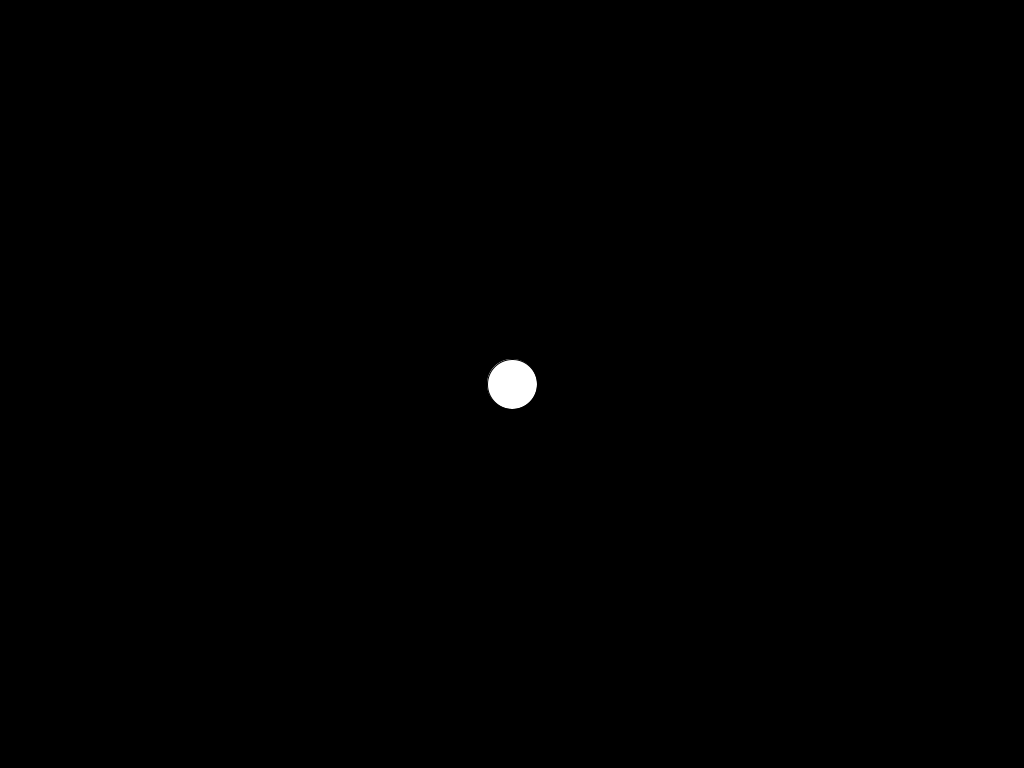
Frame 1 (no input)
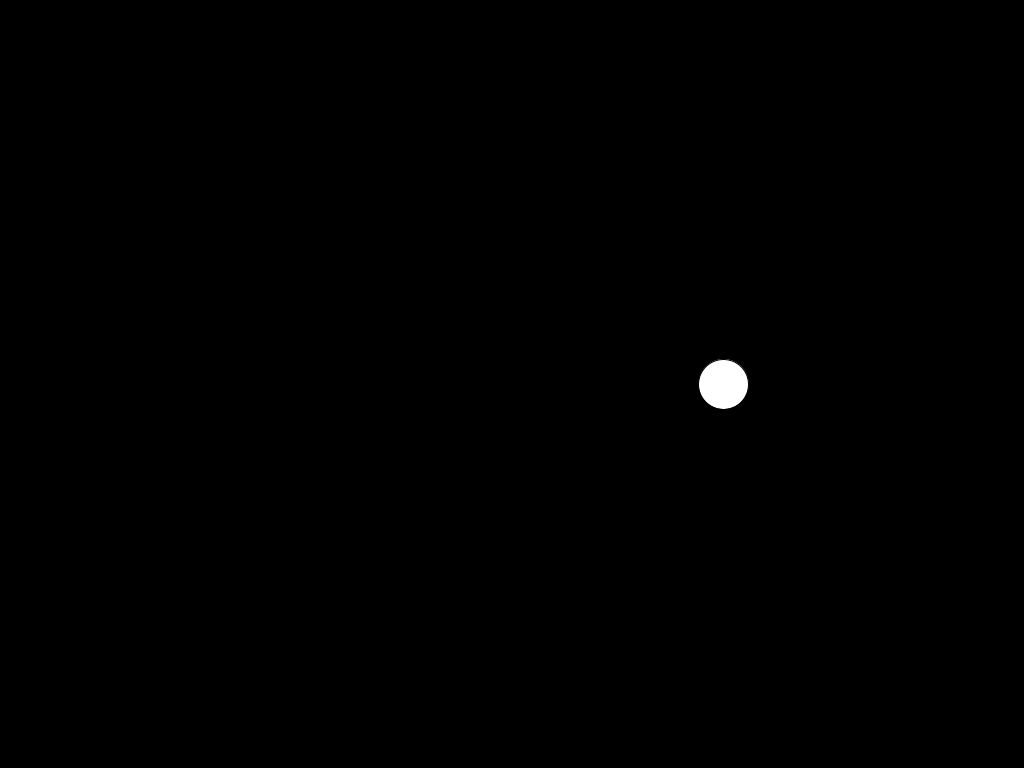
Frame 60 (the mouse pressed at the canvas centre just before this capture)
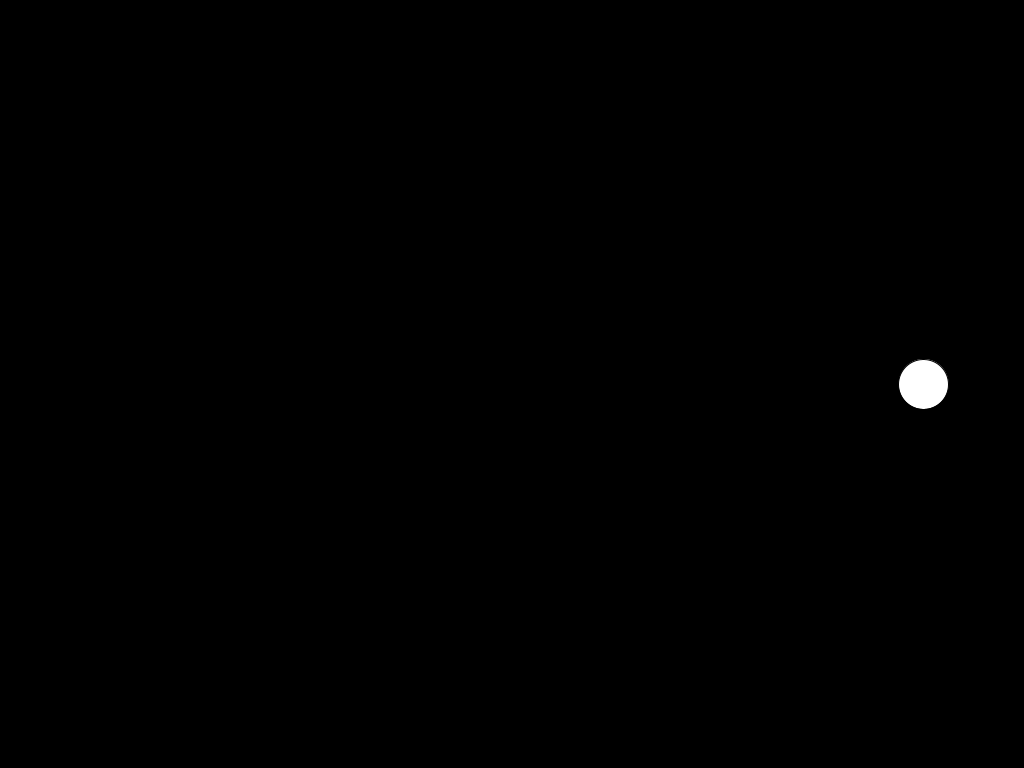
Frame 120 (the mouse held since frame 60 and released just before this capture)

The Processing sketch that drew these frames (run headless with seeded random() and noise(); from frame 60 on, the mouse is pressed at the canvas centre):

// Processing sketch: IniciandoVetores09_10
// ── IniciandoVetores09_10.pde
PVector pos = new PVector(512, 384);
PVector dir = new PVector(1, 0);
float vel = 200;
float angle = PI/2;
float startTime = 0;
boolean left = false;
boolean right = false;

void setup() {
  size(1024, 768);
  startTime = millis();
}

void draw() {
  float elapsedTime = (millis() - startTime) / 1000f;
  startTime = millis();
  background(0);
  update(elapsedTime);
  render();
}

void update(float elapsedTime) {
  pos.add(PVector.mult(dir, vel * elapsedTime));
  if (right) {
    dir.rotate(angle * elapsedTime);
  }
  else if (left) {
    dir.rotate(-angle * elapsedTime);
  }
}

void render() {
  circle(pos.x, pos.y, 50);
}

void keyPressed() {
  if (key == CODED) {
    if (keyCode == RIGHT) {
      right = true;
    }
    else if (keyCode == LEFT) {
      left = true;
    }
  }
}

void keyReleased() {
  if (key == CODED) {
    if (keyCode == RIGHT) {
      right = false;
    }
    else if (keyCode == LEFT) {
      left = false;
    }
  }
}

void mouseMoved() {
  PVector mouse = new PVector(mouseX, mouseY);
  PVector sub = PVector.sub(pos, mouse);
  dir = sub.normalize();
}
